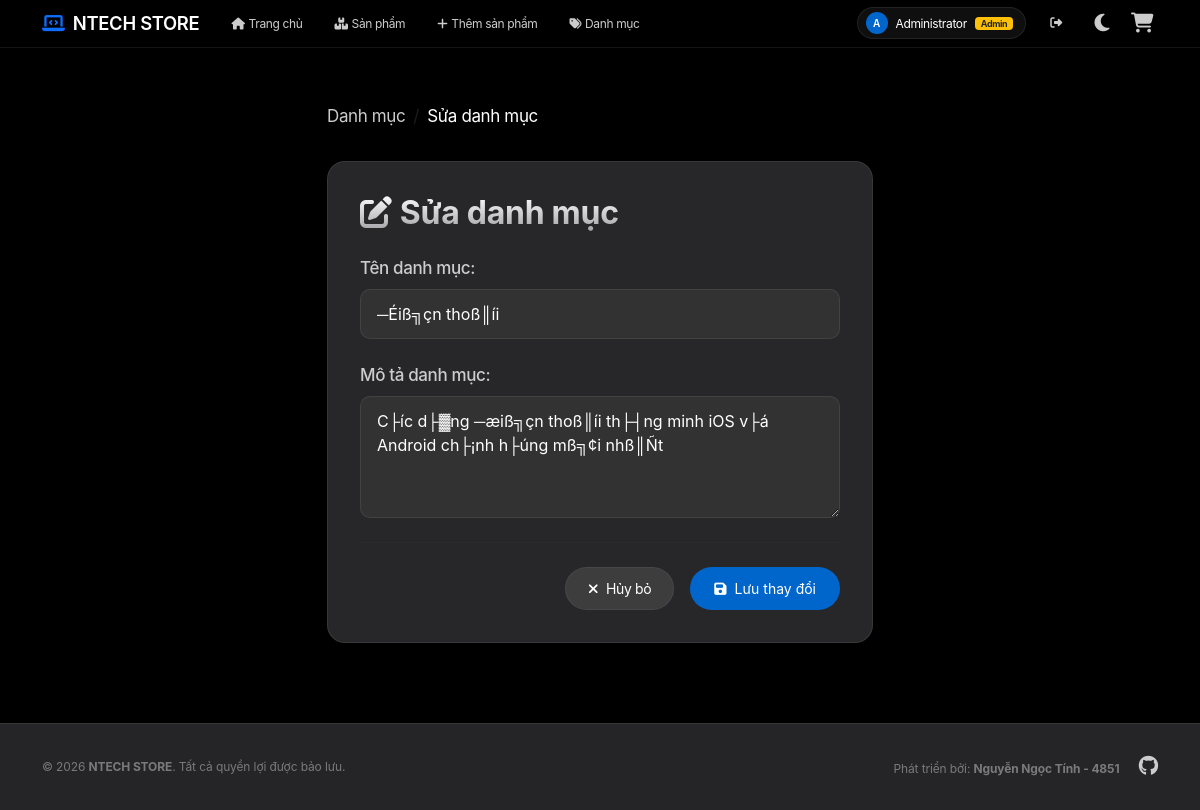
Page /Category/edit/1 (signed in) on the earlier database version.
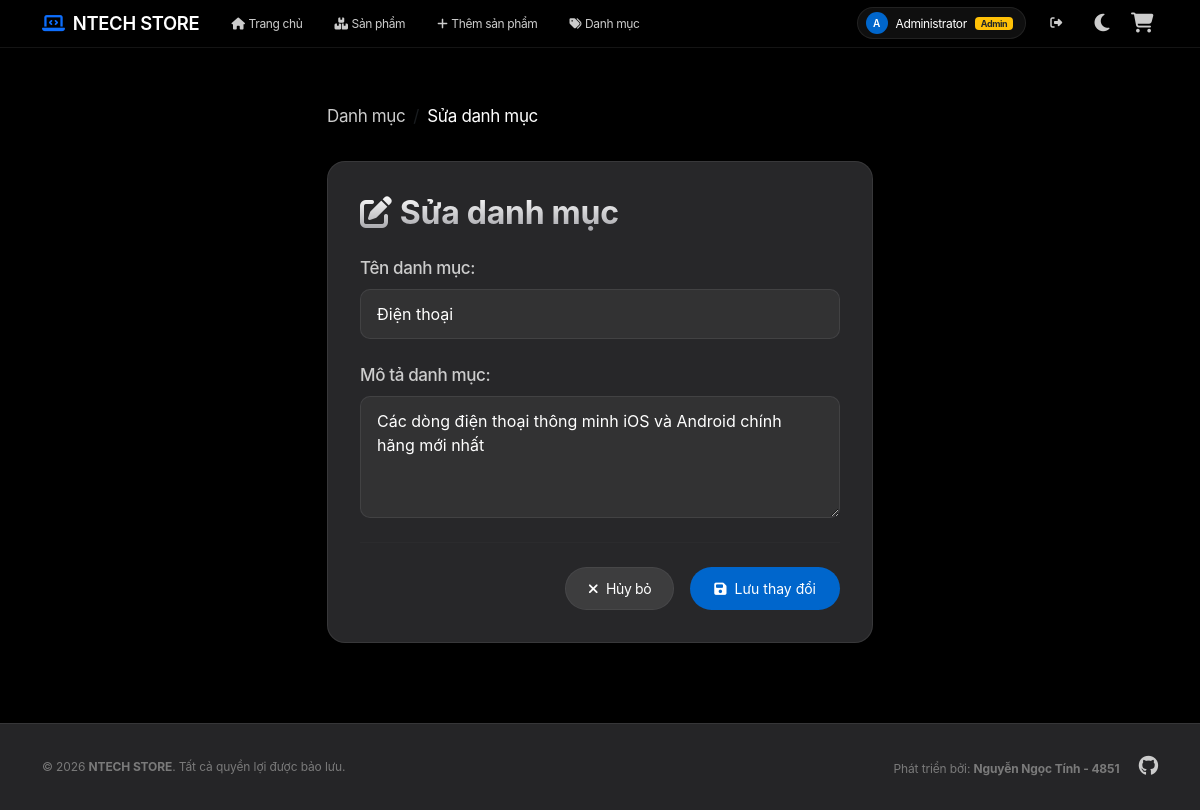
Same page on the later database version.
### tables this page shows
CREATE TABLE `category` (
  `id` int NOT NULL AUTO_INCREMENT,
  `name` varchar(100) NOT NULL,
  `description` text,
  PRIMARY KEY (`id`)
);

### index.php (called while the page is built, shortened)
<?php
$url = $_GET['url'] ?? '';
$url = rtrim($url, '/');
$url = filter_var($url, FILTER_SANITIZE_URL);
$url = explode('/', $url);
$action = isset($url[1]) && $url[1] != '' ? $url[1] : 'index';
$controller = new $controllerName();
call_user_func_array([$controller, $action], array_slice($url, 2));
?>

### app/config/database.php (called while the page is built, shortened)
<?php
class Database {
    private $host = "localhost";
    private $db_name = "my_store";
    private $username = "root";
    private $password = "";
    public function getConnection() {
        $this->conn = null;
        try {
            $this->conn = new PDO("mysql:host=" . $this->host . ";dbname=" . $this->db_name, $this->username, $this->password);
            $this->conn->exec("SET NAMES utf8mb4");
            $this->conn->setAttribute(PDO::ATTR_ERRMODE, PDO::ERRMODE_EXCEPTION);
        } catch(PDOException $exception) {
            echo "Connection error: " . $exception->getMessage();
        }
        return $this->conn;
    }
}
?>

### app/models/CategoryModel.php (called while the page is built, shortened)
<?php
class CategoryModel
{
    private $conn;
    private $table_name = "category";
    public function __construct($db)
    {
        $this->conn = $db;
    }
    public function getCategoryById($id)
    {
        $query = "SELECT id, name, description FROM " . $this->table_name . " WHERE id = :id";
        $stmt = $this->conn->prepare($query);
        $stmt->bindParam(':id', $id);
        $stmt->execute();
        $result = $stmt->fetch(PDO::FETCH_OBJ);
        return $result;
    }
}
?>

### app/views/category/edit.php (the view, shortened to what this page needs)
<?php include 'app/views/shares/header.php'; ?>
<div class="row mb-3">
    <div class="col-md-6 mx-auto">
        <nav aria-label="breadcrumb">
            <ol class="breadcrumb">
                <li class="breadcrumb-item"><a href="<?php echo BASE_URL; ?>/Category/list" class="text-muted text-decoration-none">Danh mục</a></li>
                <li class="breadcrumb-item active" style="color: var(--text-main);" aria-current="page">Sửa danh mục</li>
            </ol>
        </nav>
    </div>
</div>
<div class="row">
    <div class="col-md-6 mx-auto">
        <div class="glass-card">
            <h2 class="text-gradient fw-bold mb-4"><i class="fa-solid fa-pen-to-square me-2 text-warning"></i>Sửa danh mục</h2>
            <form method="POST" action="<?php echo BASE_URL; ?>/Category/update">
                <div class="mb-4">
                    <label for="name" class="form-label">Tên danh mục:</label>
                    <input type="text" id="name" name="name" class="form-control form-control-glass" value="<?php echo htmlspecialchars($category->name, ENT_QUOTES, 'UTF-8'); ?>" required>
                </div>
                <div class="mb-4">
                    <label for="description" class="form-label">Mô tả danh mục:</label>
                    <textarea id="description" name="description" class="form-control form-control-glass" rows="4"><?php echo htmlspecialchars($category->description ?? '', ENT_QUOTES, 'UTF-8'); ?></textarea>
                </div>
                <hr class="my-4" style="border-color: var(--glass-border);">
                <div class="d-flex gap-3 justify-content-end">
                    <a href="<?php echo BASE_URL; ?>/Category/list" class="btn btn-glass-secondary">
                        <i class="fa-solid fa-xmark me-2"></i>Hủy bỏ
                    </a>
                    <button type="submit" class="btn btn-premium px-4">
                        <i class="fa-solid fa-floppy-disk me-2"></i>Lưu thay đổi
                    </button>
                </div>
            </form>
        </div>
    </div>
</div>
<?php include 'app/views/shares/footer.php'; ?>

Differences in the rows shown:
changed category: name "─Éiß╗çn thoß║íi" → "Điện thoại"; description "C├íc d├▓ng ─æiß╗çn thoß║íi th├┤ng minh iOS v├á Android ch├¡nh h├úng mß╗¢i nhß║Ñt" → "Các dòng điện thoại thông minh iOS và Android chính hãng mới nhất"
